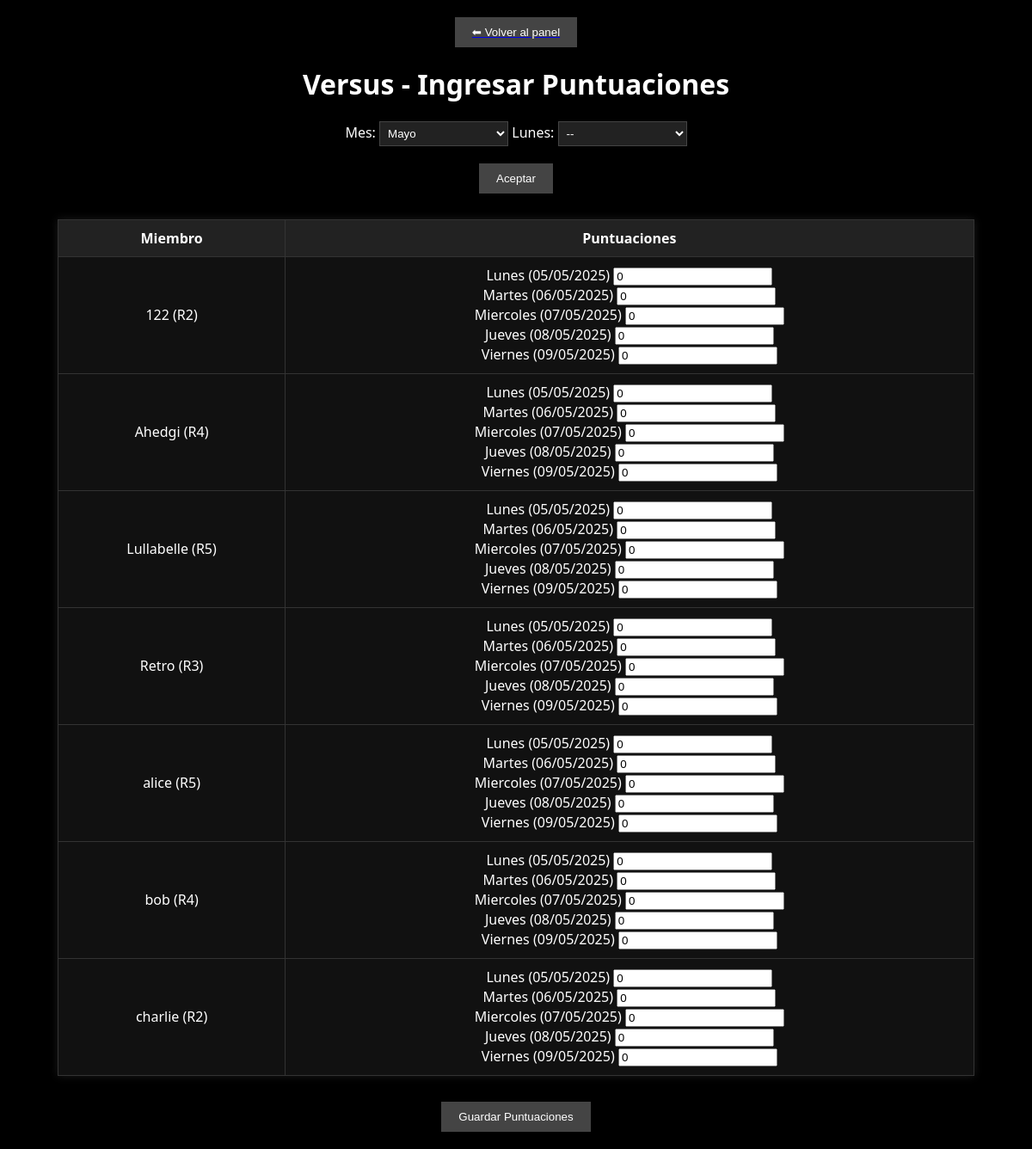
The app's page /vs (signed in) with its own data.
### tables this page shows
CREATE TABLE users (
    id INTEGER PRIMARY KEY AUTOINCREMENT,
    username TEXT UNIQUE NOT NULL,
    password TEXT NOT NULL,
    rank TEXT NOT NULL
);

### templates/routes/vs_routes.py (the view, shortened to what this page needs)
@vs_bp.route('/vs', methods=["GET", "POST"])
def vs():
    if 'user' not in session:
        return redirect(url_for('login'))
    puntuaciones = {}
    semana_fechas = []
    mes = request.args.get("mes")
    dia = request.args.get("dia")
    if mes and dia:
        try:
            lunes_date = datetime.strptime(f"2025-{mes}-{dia}", "%Y-%m-%d")
        except ValueError:
            lunes_date = date.today() - timedelta(days=date.today().weekday())
    else:
        lunes_date = date.today() - timedelta(days=date.today().weekday())
        mes = lunes_date.strftime('%m')
        dia = lunes_date.strftime('%d')
    semana_fechas = [lunes_date + timedelta(days=i) for i in range(5)]
    conn = sqlite3.connect('users.db')
    c = conn.cursor()
    c.execute("SELECT username, rank FROM users ORDER BY username ASC")
    members = c.fetchall()
    for fecha in semana_fechas:
        fecha_str = fecha.strftime('%Y-%m-%d')
        c.execute("SELECT usuario, puntuacion FROM puntuaciones WHERE fecha = ?", (fecha_str,))
        for usuario, puntuacion in c.fetchall():
            puntuaciones[(usuario, fecha_str)] = puntuacion
    print("Fechas generadas:")
    for fecha in semana_fechas:
        print(fecha.strftime('%Y-%m-%d'))
    print("Puntuaciones cargadas:")
    for key, value in puntuaciones.items():
        print(f"{key} => {value}")
    conn.close()
    return render_template(
        'vs.html',
        members=members,
        semana_fechas=semana_fechas,
        puntuaciones=puntuaciones,
        mes_seleccionado=mes,
        dia_seleccionado=dia
    )

### templates/vs.html (shortened to what this page needs)
<!DOCTYPE html>
<html lang="en">
<head>
</head>
<body>
    <div style="text-align: left; margin: 10px;">
        <a href="{{ url_for('dashboard') }}">
            <button>⬅ Volver al panel</button>
        </a>
    </div>
    <h1 style="text-align: center;">Versus - Ingresar Puntuaciones</h1>
    <form method="POST" action="/vs">
        <div class="fecha-container">
            <label>Mes:</label>
            <select name="mes" id="mes" required onchange="updateLunes()">
                <option value="05" {% if mes_seleccionado == "05" %}selected{% endif %}>Mayo</option>
            </select>
            <label>Lunes:</label>
            <select name="dia" id="dia" required>
                <option value="">--</option>
            </select>
<button type="submit" class="ml-2 px-4 py-2 bg-green-600 text-white rounded hover:bg-green-700">Aceptar</button>
        </div>
        <table>
            <thead>
                <tr>
                    <th>Miembro</th>
                    <th>Puntuaciones</th>
                </tr>
            </thead>
            <tbody>
                {% for username, rank in members %}
                    <tr>
                        <td>{{ username }} ({{ rank }})</td>
                        <td>
                            {% for i in range(5) %}
                                {% set fecha = semana_fechas[i].strftime('%d/%m/%Y') %}
                                {% set fecha_key = semana_fechas[i].strftime('%Y-%m-%d') %}
                                {% set dia_nombre = ["lunes", "martes", "miercoles", "jueves", "viernes"][i] %}
                                <div>
                                    <label>{{ dia_nombre|capitalize }} ({{ fecha }})</label>
                                    <input type="text"
       name="{{ username }}_score_{{ dia_nombre }}"
       maxlength="14"
       class="w-full px-3 py-1.5 text-xl font-mono text-right text-green-400 bg-black border border-green-500 rounded-md placeholder-green-600 focus:outline-none focus:ring-2 focus:ring-green-400"
       oninput="this.value = this.value.replace(/[^0-9]/g, '').slice(0,14);"
       placeholder="0"
       value="{{ puntuaciones.get((username, fecha_key), 0) or 0 }}" />
                                </div>
                            {% endfor %}
                        </td>
                    </tr>
                {% endfor %}
            </tbody>
        </table>
        <button type="submit">Guardar Puntuaciones</button>
    </form>
</body>
</html>

### templates/vs.html (style rules this page uses)
body { background-color: #000; color: white; font-family: 'Segoe UI', sans-serif; }
table { width: 90%; margin: 30px auto; border-collapse: collapse; background-color: #111; box-shadow: 0 0 10px rgba(255,255,255,0.1); }
th, td { border: 1px solid #333; padding: 10px; text-align: center; }
th { background-color: #222; }
input[type="number"], select { width: 150px; background-color: #222; color: white; border: 1px solid #444; padding: 5px; }
button { display: block; margin: 20px auto; padding: 10px 20px; background-color: #444; color: white; border: none; cursor: pointer; }
.fecha-container { text-align: center; margin-bottom: 20px; }

### records on screen
users: username "122", rank "R2", dia_nombre "Lunes" "Martes" "Miercoles" "Jueves" "Viernes", fecha "05/05/2025" "06/05/2025" "07/05/2025" "08/05/2025" "09/05/2025", username "0" "0" "0" "0" "0"
users: username "Ahedgi", rank "R4", dia_nombre "Lunes" "Martes" "Miercoles" "Jueves" "Viernes", fecha "05/05/2025" "06/05/2025" "07/05/2025" "08/05/2025" "09/05/2025", username "0" "0" "0" "0" "0"
users: username "Lullabelle", rank "R5", dia_nombre "Lunes" "Martes" "Miercoles" "Jueves" "Viernes", fecha "05/05/2025" "06/05/2025" "07/05/2025" "08/05/2025" "09/05/2025", username "0" "0" "0" "0" "0"
users: username "Retro", rank "R3", dia_nombre "Lunes" "Martes" "Miercoles" "Jueves" "Viernes", fecha "05/05/2025" "06/05/2025" "07/05/2025" "08/05/2025" "09/05/2025", username "0" "0" "0" "0" "0"
users: username "alice", rank "R5", dia_nombre "Lunes" "Martes" "Miercoles" "Jueves" "Viernes", fecha "05/05/2025" "06/05/2025" "07/05/2025" "08/05/2025" "09/05/2025", username "0" "0" "0" "0" "0"
users: username "bob", rank "R4", dia_nombre "Lunes" "Martes" "Miercoles" "Jueves" "Viernes", fecha "05/05/2025" "06/05/2025" "07/05/2025" "08/05/2025" "09/05/2025", username "0" "0" "0" "0" "0"
users: username "charlie", rank "R2", dia_nombre "Lunes" "Martes" "Miercoles" "Jueves" "Viernes", fecha "05/05/2025" "06/05/2025" "07/05/2025" "08/05/2025" "09/05/2025", username "0" "0" "0" "0" "0"
